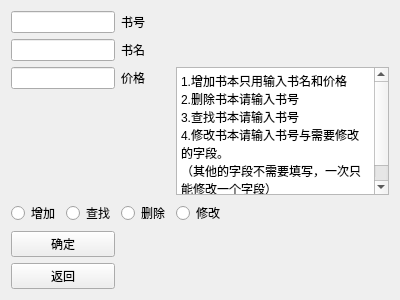
<?xml version="1.0" encoding="UTF-8"?>
<ui version="4.0">
 <class>bookmanage</class>
 <widget class="QWidget" name="bookmanage">
  <property name="geometry">
   <rect>
    <x>0</x>
    <y>0</y>
    <width>400</width>
    <height>300</height>
   </rect>
  </property>
  <property name="windowTitle">
   <string>Form</string>
  </property>
  <layout class="QGridLayout" name="gridLayout">
   <item row="0" column="0" colspan="2">
    <widget class="QLineEdit" name="lineEdit"/>
   </item>
   <item row="0" column="2">
    <widget class="QLabel" name="label">
     <property name="text">
      <string>书号</string>
     </property>
    </widget>
   </item>
   <item row="6" column="3">
    <widget class="QRadioButton" name="radioButton_4">
     <property name="text">
      <string>修改</string>
     </property>
    </widget>
   </item>
   <item row="1" column="2">
    <widget class="QLabel" name="label_2">
     <property name="text">
      <string>书名</string>
     </property>
    </widget>
   </item>
   <item row="7" column="0" colspan="2">
    <widget class="QPushButton" name="pushButton">
     <property name="text">
      <string>确定</string>
     </property>
    </widget>
   </item>
   <item row="3" column="2">
    <widget class="QLabel" name="label_3">
     <property name="text">
      <string>价格</string>
     </property>
    </widget>
   </item>
   <item row="6" column="0">
    <widget class="QRadioButton" name="radioButton">
     <property name="text">
      <string>增加</string>
     </property>
    </widget>
   </item>
   <item row="1" column="0" colspan="2">
    <widget class="QLineEdit" name="lineEdit_2"/>
   </item>
   <item row="3" column="3" rowspan="2">
    <widget class="QTextEdit" name="textEdit">
     <property name="html">
      <string>&lt;!DOCTYPE HTML PUBLIC &quot;-//W3C//DTD HTML 4.0//EN&quot; &quot;http://www.w3.org/TR/REC-html40/strict.dtd&quot;&gt;
&lt;html&gt;&lt;head&gt;&lt;meta name=&quot;qrichtext&quot; content=&quot;1&quot; /&gt;&lt;style type=&quot;text/css&quot;&gt;
p, li { white-space: pre-wrap; }
&lt;/style&gt;&lt;/head&gt;&lt;body style=&quot; font-family:'SimSun'; font-size:9pt; font-weight:400; font-style:normal;&quot;&gt;
&lt;p style=&quot; margin-top:0px; margin-bottom:0px; margin-left:0px; margin-right:0px; -qt-block-indent:0; text-indent:0px;&quot;&gt;1.增加书本只用输入书名和价格&lt;/p&gt;
&lt;p style=&quot; margin-top:0px; margin-bottom:0px; margin-left:0px; margin-right:0px; -qt-block-indent:0; text-indent:0px;&quot;&gt;2.删除书本请输入书号&lt;/p&gt;
&lt;p style=&quot; margin-top:0px; margin-bottom:0px; margin-left:0px; margin-right:0px; -qt-block-indent:0; text-indent:0px;&quot;&gt;3.查找书本请输入书号&lt;/p&gt;
&lt;p style=&quot; margin-top:0px; margin-bottom:0px; margin-left:0px; margin-right:0px; -qt-block-indent:0; text-indent:0px;&quot;&gt;4.修改书本请输入书号与需要修改的字段。&lt;/p&gt;
&lt;p style=&quot; margin-top:0px; margin-bottom:0px; margin-left:0px; margin-right:0px; -qt-block-indent:0; text-indent:0px;&quot;&gt;（其他的字段不需要填写，一次只能修改一个字段）&lt;/p&gt;
&lt;p style=&quot;-qt-paragraph-type:empty; margin-top:0px; margin-bottom:0px; margin-left:0px; margin-right:0px; -qt-block-indent:0; text-indent:0px;&quot;&gt;&lt;br /&gt;&lt;/p&gt;&lt;/body&gt;&lt;/html&gt;</string>
     </property>
    </widget>
   </item>
   <item row="6" column="1">
    <widget class="QRadioButton" name="radioButton_2">
     <property name="text">
      <string>查找</string>
     </property>
    </widget>
   </item>
   <item row="6" column="2">
    <widget class="QRadioButton" name="radioButton_3">
     <property name="text">
      <string>删除</string>
     </property>
    </widget>
   </item>
   <item row="3" column="0" colspan="2">
    <widget class="QLineEdit" name="lineEdit_3"/>
   </item>
   <item row="8" column="0" colspan="2">
    <widget class="QPushButton" name="pushButton_2">
     <property name="text">
      <string>返回</string>
     </property>
    </widget>
   </item>
  </layout>
 </widget>
 <resources/>
 <connections/>
</ui>
